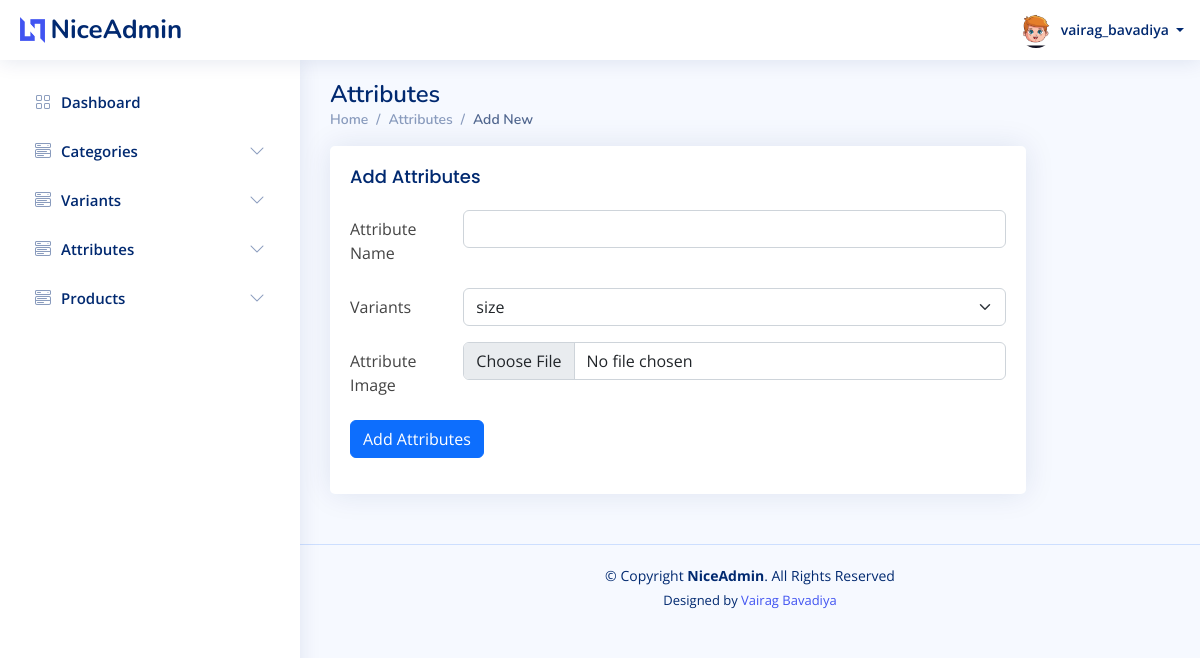
/admin/attributes/create.php (signed in), run on an earlier commit of the app's database.
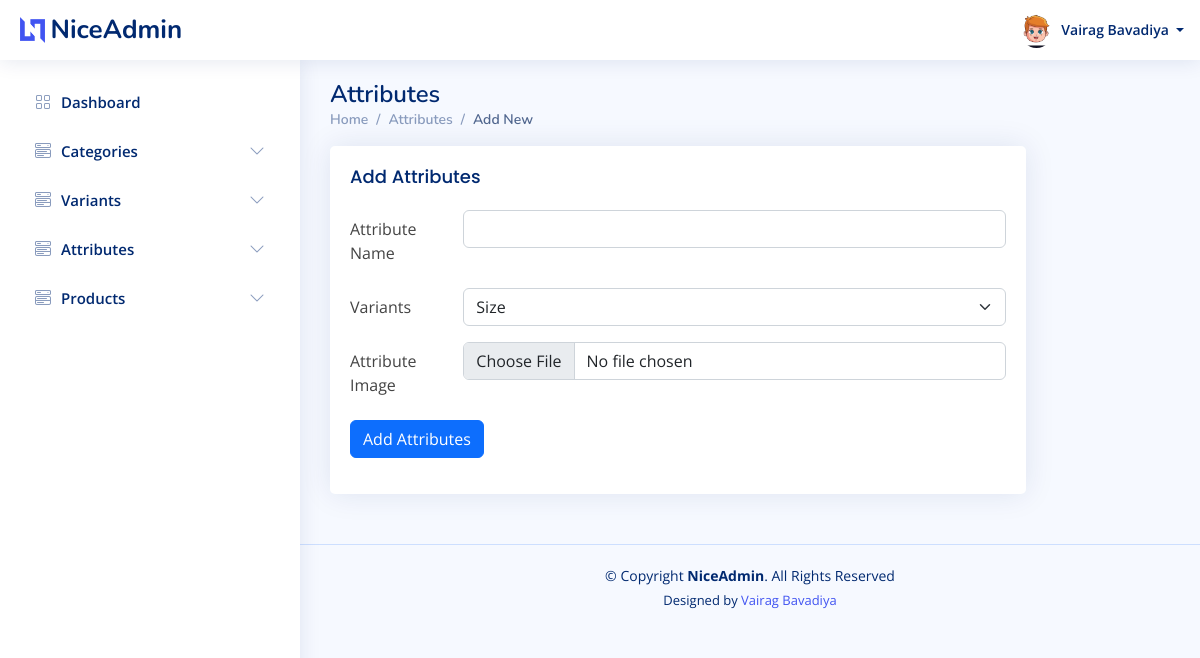
And on a later commit of the database.
### tables this page shows
CREATE TABLE `users` (
  `id` int(20) NOT NULL,
  `u_name` varchar(50) NOT NULL,
  `email` varchar(50) NOT NULL,
  `phone_no` varchar(10) NOT NULL,
  `password` varchar(10) NOT NULL,
  `u_type_id` int(20) NOT NULL,
  `u_profile` varchar(200) NOT NULL,
  `created_at` datetime NOT NULL,
  `updated_at` datetime NOT NULL,
  `created_by` int(20) DEFAULT NULL,
  `updated_by` int(20) DEFAULT NULL,
  `is_active` tinyint(1) NOT NULL
);

### admin/attributes/create.php (the view, shortened to what the changed rows need)
<?php require("../config.php");
include("../header.php");
?>
<main id="main" class="main">
    <div class="pagetitle">
        <h1>Attributes</h1>
    </div>
    <section class="section">
        <div class="row">
            <div class="col-lg-10">
                <div class="card">
                    <div class="card-body">
                        <form method="post" enctype="multipart/form-data">
                            <div class="row mb-3">
                                <div class="col-sm-10">
                                    <select class="form-select" name="variants" id="variants">
                                        <?php
                                        $query = "SELECT *  from variants";
                                        if ($result = $conn->query($query)) {
                                            while ($row = $result->fetch_assoc()) {
                                        ?> <option value="<?php echo $row['id']; ?>"><?php echo $row['var_name']; ?></option>
                                        <?php
                                            }
                                        }
                                        ?>
                                    </select>
                                </div>
                            </div>
                        </form>
                    </div>
                </div>
            </div>
        </div>
    </section>
</main>
<?php include("../footer.php"); ?>

### admin/header.php (shortened to what the changed rows need)
<?php
require("config.php");
?>
<!DOCTYPE html>
<html lang="en">
<head>
    <link rel="stylesheet" href="https://cdnjs.cloudflare.com/ajax/libs/font-awesome/4.7.0/css/font-awesome.min.css">
    <link href="/e-commerce/admin/assets/vendor/bootstrap/css/bootstrap.min.css" rel="stylesheet">
    <link href="/e-commerce/admin/assets/vendor/bootstrap-icons/bootstrap-icons.css" rel="stylesheet">
    <link href="/e-commerce/admin/assets/vendor/boxicons/css/boxicons.min.css" rel="stylesheet">
    <link href="/e-commerce/admin/assets/vendor/quill/quill.snow.css" rel="stylesheet">
    <link href="/e-commerce/admin/assets/vendor/quill/quill.bubble.css" rel="stylesheet">
    <link href="/e-commerce/admin/assets/vendor/remixicon/remixicon.css" rel="stylesheet">
    <link href="/e-commerce/admin/assets/vendor/simple-datatables/style.css" rel="stylesheet">
    <link href="/e-commerce/admin/assets/css/style.css" rel="stylesheet">
</head>
<body>
    <header id="header" class="header fixed-top d-flex align-items-center">
        <nav class="header-nav ms-auto">
            <ul class="d-flex align-items-center">
                <li class="nav-item dropdown pe-3">
                    <a class="nav-link nav-profile d-flex align-items-center pe-0" href="#" data-bs-toggle="dropdown">
                        <?php
                        $sql = "SELECT u.id,u.u_name,u.email,u.phone_no,u.u_profile,u.is_active,ut.type_name FROM users as u,user_type as ut where u.id = " . $_SESSION['id'];
                        $result = $conn->query($sql);
                        $row = mysqli_fetch_assoc($result);
                        ?>
                        <img src="/e-commerce/admin/<?php echo $row['u_profile']; ?>" alt="Profile" class="rounded-circle">
                        <span class="d-none d-md-block dropdown-toggle ps-2">
                            <?php echo $row['u_name']; ?> </span>
                    </a>
                </li>
            </ul>
        </nav>
    </header>

What changed in the data, as far as the page shows it:
changed users: u_name "vairag_bavadiya" → "Vairag Bavadiya"
Also different on the page:
form field variants: "size" → "Size"
